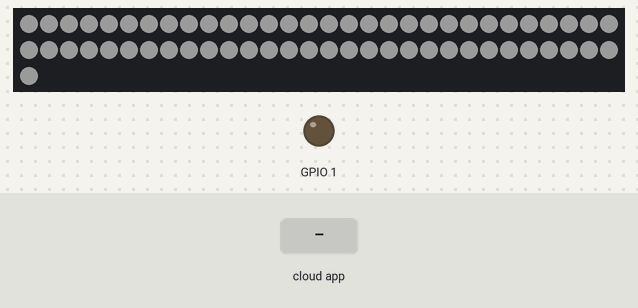
The sketch below on a simulated ESP8266 (NodeMCU). On the bench: 61 RGB LEDs in strip order, left to right, continuing on the next row, output pins drawn as LEDs (lit = HIGH). Inputs (shaded band) come from the test bench. Dim RGB values are drawn brighter than linear; WiFi joins after 1.5 s; servers stay silent unless stated; colours are those a GRB WS2812 strip shows for the declared byte order; what the sketch prints to the serial monitor is not drawn.

Above: at 2.7 s.
2.8 s: the phone or cloud app sets LIGHT_ID to 0
At 4.0 s:
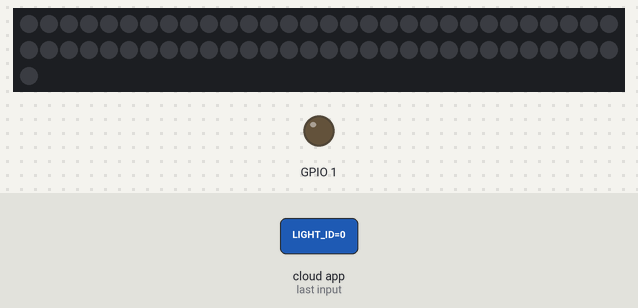
4.3 s: the phone or cloud app sets LIGHT_ID to 1
At 5.2 s:
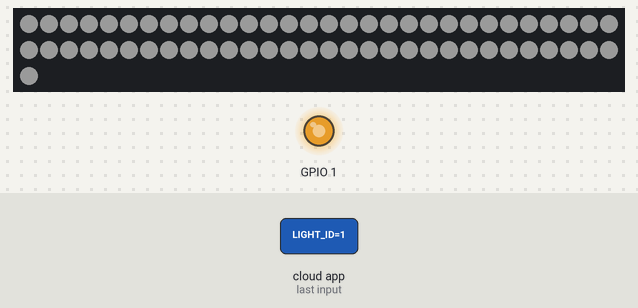
Timing chart, 0 to 7.3 s (numbered marks = the images above; inputs shaded):
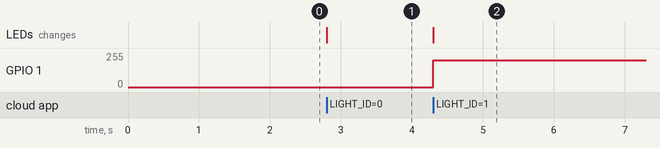

Measured:
- after the input at 2.8 s, the LEDs: change at once (image 1)
- after the input at 4.3 s, GPIO 1: 0/255 → 200/255 at once; the LEDs: change at once (image 2)

The sketch:

zen_garden.ino
```cpp
/*
 * If you encounter any issues:
 * - check the readme.md at https://github.com/sinricpro/esp8266-esp32-sdk/blob/master/README.md
 * - ensure all dependent libraries are installed
 *   - see https://github.com/sinricpro/esp8266-esp32-sdk/blob/master/README.md#arduinoide
 *   - see https://github.com/sinricpro/esp8266-esp32-sdk/blob/master/README.md#dependencies
 * - open serial monitor and check whats happening
 * - check full user documentation at https://sinricpro.github.io/esp8266-esp32-sdk
 * - visit https://github.com/sinricpro/esp8266-esp32-sdk/issues and check for existing issues or open a new one
 */

// Uncomment the following line to enable serial debug output
#define ENABLE_DEBUG

#ifdef ENABLE_DEBUG
  #define DEBUG_ESP_PORT Serial
  #define NODEBUG_WEBSOCKETS
  #define NDEBUG
#endif

#include <Arduino.h>
#if defined(ESP8266)
  #include <ESP8266WiFi.h>
#elif defined(ESP32) || defined(ARDUINO_ARCH_RP2040)
  #include <WiFi.h>
#endif

#define FASTLED_ESP8266_DMA
#define FASTLED_ESP8266_RAW_PIN_ORDER
#include <FastLED.h>

#include "SinricPro.h"
#include "SinricProLight.h"

#define WIFI_SSID         "abcd"
#define WIFI_PASS         "efgh"

#define APP_KEY           "app_key"
#define APP_SECRET        "7APP_SECRET"
#define LIGHT_ID         "LIGHT_ID"
#define BAUD_RATE         115200                // Change baudrate to your need

#define NUM_LEDS          61                   // how much LEDs are on the stripe
#define LED_PIN           41                   // LED stripe is connected to PIN 3

bool powerState;
int globalBrightnessLocal = 10;
CRGB leds[NUM_LEDS];

bool onPowerState(const String &deviceId, bool &state) {
  powerState = state;
  if (state) {
    analogWrite(1,200);
    FastLED.setBrightness(map(globalBrightnessLocal, 0, 100, 0, 255));
  } else {
    analogWrite(1,0);
    FastLED.setBrightness(0);
  }
  FastLED.show();
  return true; // request handled properly
}

bool onBrightness(const String &deviceId, int &brightness) {
  globalBrightnessLocal = brightness;
  FastLED.setBrightness(map(brightness, 0, 100, 0, 255));
  FastLED.show();
  return true;
}

bool onAdjustBrightness(const String &deviceId, int brightnessDelta) {
  globalBrightnessLocal += brightnessDelta;
  brightnessDelta = globalBrightnessLocal;
  FastLED.setBrightness(map(globalBrightnessLocal, 0, 100, 0, 255));
  FastLED.show();
  return true;
}

bool onColor(const String &deviceId, byte &r, byte &g, byte &b) {
  fill_solid(leds, NUM_LEDS, CRGB(g, r, b));
  FastLED.show();
  return true;
}

void setupFastLED() {
  FastLED.addLeds<WS2812B, LED_PIN, RGB>(leds, NUM_LEDS);
  FastLED.setBrightness(map(globalBrightnessLocal, 0, 100, 0, 255));
  fill_solid(leds, NUM_LEDS, CRGB::White);
  FastLED.show();
}

void setupWiFi() {
  Serial.printf("\r\n[Wifi]: Connecting");

  #if defined(ESP8266)
    WiFi.setSleepMode(WIFI_NONE_SLEEP);
    WiFi.setAutoReconnect(true);
  #elif defined(ESP32)
    WiFi.setSleep(false);
    WiFi.setAutoReconnect(true);
  #endif

  WiFi.begin(WIFI_SSID, WIFI_PASS);

  while (WiFi.status() != WL_CONNECTED) {
    Serial.printf(".");
    delay(250);
  }
  IPAddress localIP = WiFi.localIP();
  Serial.printf("connected!\r\n[WiFi]: IP-Address is %s\r\n", localIP.toString().c_str());
}

void setupSinricPro() {
  // get a new Light device from SinricPro
  SinricProLight &myLight = SinricPro[LIGHT_ID];

  // set callback function to device
  myLight.onPowerState(onPowerState);
  myLight.onBrightness(onBrightness);
  myLight.onAdjustBrightness(onAdjustBrightness);
  myLight.onColor(onColor);

  // setup SinricPro
  SinricPro.onConnected([](){ Serial.printf("Connected to SinricPro\r\n"); });
  SinricPro.onDisconnected([](){ Serial.printf("Disconnected from SinricPro\r\n"); });
  //SinricPro.restoreDeviceStates(true); // Uncomment to restore the last known state from the server.
  SinricPro.begin(APP_KEY, APP_SECRET);
}

// main setup function
void setup() {
  Serial.begin(BAUD_RATE); Serial.printf("\r\n\r\n");
  setupFastLED();
  setupWiFi();
  setupSinricPro();
}

void loop() {
  SinricPro.handle();
}
```
